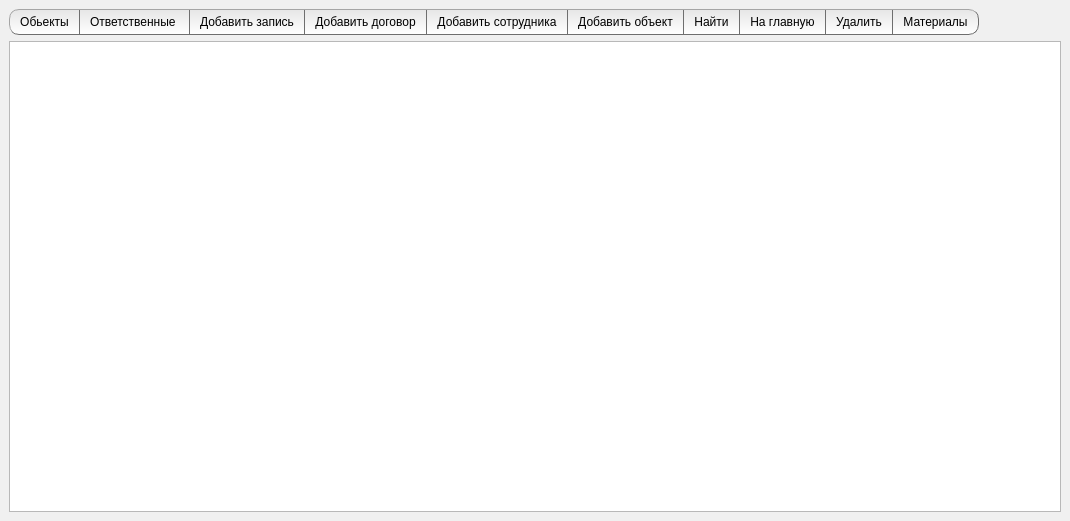
<?xml version="1.0" encoding="UTF-8"?>
<ui version="4.0">
 <class>MainWindow</class>
 <widget class="QMainWindow" name="MainWindow">
  <property name="geometry">
   <rect>
    <x>0</x>
    <y>0</y>
    <width>1070</width>
    <height>521</height>
   </rect>
  </property>
  <property name="windowTitle">
   <string>Учет материалов</string>
  </property>
  <property name="styleSheet">
   <string notr="true">QMainWindow {
	background-color: rgb(240, 240, 240);
}</string>
  </property>
  <widget class="QWidget" name="centralwidget">
   <layout class="QVBoxLayout" name="verticalLayout">
    <item>
     <layout class="QHBoxLayout" name="horizontalLayout">
      <property name="spacing">
       <number>0</number>
      </property>
      <item>
       <widget class="QPushButton" name="pushButton_7">
        <property name="sizePolicy">
         <sizepolicy hsizetype="Fixed" vsizetype="Fixed">
          <horstretch>0</horstretch>
          <verstretch>0</verstretch>
         </sizepolicy>
        </property>
        <property name="minimumSize">
         <size>
          <width>0</width>
          <height>0</height>
         </size>
        </property>
        <property name="maximumSize">
         <size>
          <width>16777215</width>
          <height>16777215</height>
         </size>
        </property>
        <property name="cursor">
         <cursorShape>PointingHandCursor</cursorShape>
        </property>
        <property name="styleSheet">
         <string notr="true">QPushButton {
	padding-top: 5px;
	padding-bottom: 5px;
	padding-left: 10px;
	padding-right: 10px;
    background-color:  qlineargradient(spread:pad, x1:1, y1:0, x2:1, y2:1, stop:0 rgba(230, 230, 230, 255), stop:1 rgba(255, 255, 255, 255));
    border-style: outset;
    border-top-left-radius: 10;
    border-bottom-left-radius: 10;
    border-width: 1px;
    border-color: rgb(110, 110, 110);
}

QPushButton:hover {
    background-color:rgb(220,220,220);
 }

QPushButton:pressed {
    background-color:rgb(200,200,200);
 }</string>
        </property>
        <property name="text">
         <string>Обьекты</string>
        </property>
       </widget>
      </item>
      <item>
       <widget class="QPushButton" name="pushButton_8">
        <property name="sizePolicy">
         <sizepolicy hsizetype="Fixed" vsizetype="Fixed">
          <horstretch>0</horstretch>
          <verstretch>0</verstretch>
         </sizepolicy>
        </property>
        <property name="minimumSize">
         <size>
          <width>0</width>
          <height>0</height>
         </size>
        </property>
        <property name="maximumSize">
         <size>
          <width>16777215</width>
          <height>16777215</height>
         </size>
        </property>
        <property name="cursor">
         <cursorShape>PointingHandCursor</cursorShape>
        </property>
        <property name="styleSheet">
         <string notr="true">QPushButton {
	padding-top: 5px;
	padding-bottom: 5px;
	padding-left: 10px;
	padding-right: 10px;
    background-color:  qlineargradient(spread:pad, x1:1, y1:0, x2:1, y2:1, stop:0 rgba(230, 230, 230, 255), stop:1 rgba(255, 255, 255, 255));
    border-style: outset;
    border-top-width: 1px;
	border-bottom-width: 1px;
	border-right-width: 1px;
    border-color: rgb(110, 110, 110);
}

QPushButton:hover {
    background-color:rgb(220,220,220);
 }

QPushButton:pressed {
    background-color:rgb(200,200,200);
 }</string>
        </property>
        <property name="text">
         <string>Ответственные </string>
        </property>
       </widget>
      </item>
      <item>
       <widget class="QPushButton" name="pushButton">
        <property name="enabled">
         <bool>true</bool>
        </property>
        <property name="sizePolicy">
         <sizepolicy hsizetype="Fixed" vsizetype="Fixed">
          <horstretch>0</horstretch>
          <verstretch>0</verstretch>
         </sizepolicy>
        </property>
        <property name="minimumSize">
         <size>
          <width>0</width>
          <height>0</height>
         </size>
        </property>
        <property name="maximumSize">
         <size>
          <width>16777215</width>
          <height>16777215</height>
         </size>
        </property>
        <property name="cursor">
         <cursorShape>PointingHandCursor</cursorShape>
        </property>
        <property name="styleSheet">
         <string notr="true">QPushButton {
	padding-top: 5px;
	padding-bottom: 5px;
	padding-left: 10px;
	padding-right: 10px;
    background-color:  qlineargradient(spread:pad, x1:1, y1:0, x2:1, y2:1, stop:0 rgba(230, 230, 230, 255), stop:1 rgba(255, 255, 255, 255));
    border-style: outset;
    border-top-width: 1px;
	border-bottom-width: 1px;
	border-right-width: 1px;
    border-color: rgb(110, 110, 110);
}

QPushButton:hover {
    background-color:rgb(220,220,220);
 }

QPushButton:pressed {
    background-color:rgb(200,200,200);
 }</string>
        </property>
        <property name="text">
         <string>Добавить запись</string>
        </property>
        <property name="autoRepeat">
         <bool>false</bool>
        </property>
       </widget>
      </item>
      <item>
       <widget class="QPushButton" name="pushButton_2">
        <property name="sizePolicy">
         <sizepolicy hsizetype="Fixed" vsizetype="Fixed">
          <horstretch>0</horstretch>
          <verstretch>0</verstretch>
         </sizepolicy>
        </property>
        <property name="minimumSize">
         <size>
          <width>0</width>
          <height>0</height>
         </size>
        </property>
        <property name="maximumSize">
         <size>
          <width>16777215</width>
          <height>16777215</height>
         </size>
        </property>
        <property name="cursor">
         <cursorShape>PointingHandCursor</cursorShape>
        </property>
        <property name="styleSheet">
         <string notr="true">QPushButton {
	padding-top: 5px;
	padding-bottom: 5px;
	padding-left: 10px;
	padding-right: 10px;
    background-color:  qlineargradient(spread:pad, x1:1, y1:0, x2:1, y2:1, stop:0 rgba(230, 230, 230, 255), stop:1 rgba(255, 255, 255, 255));
    border-style: outset;
    border-top-width: 1px;
	border-bottom-width: 1px;
	border-right-width: 1px;
    border-color: rgb(110, 110, 110);
}

QPushButton:hover {
    background-color:rgb(220,220,220);
 }

QPushButton:pressed {
    background-color:rgb(200,200,200);
 }</string>
        </property>
        <property name="text">
         <string>Добавить договор</string>
        </property>
       </widget>
      </item>
      <item>
       <widget class="QPushButton" name="pushButton_9">
        <property name="sizePolicy">
         <sizepolicy hsizetype="Fixed" vsizetype="Fixed">
          <horstretch>0</horstretch>
          <verstretch>0</verstretch>
         </sizepolicy>
        </property>
        <property name="minimumSize">
         <size>
          <width>0</width>
          <height>0</height>
         </size>
        </property>
        <property name="maximumSize">
         <size>
          <width>16777215</width>
          <height>16777215</height>
         </size>
        </property>
        <property name="cursor">
         <cursorShape>PointingHandCursor</cursorShape>
        </property>
        <property name="styleSheet">
         <string notr="true">QPushButton {
	padding-top: 5px;
	padding-bottom: 5px;
	padding-left: 10px;
	padding-right: 10px;
    background-color:  qlineargradient(spread:pad, x1:1, y1:0, x2:1, y2:1, stop:0 rgba(230, 230, 230, 255), stop:1 rgba(255, 255, 255, 255));
    border-style: outset;
    border-top-width: 1px;
	border-bottom-width: 1px;
	border-right-width: 1px;
    border-color: rgb(110, 110, 110);
}

QPushButton:hover {
    background-color:rgb(220,220,220);
 }

QPushButton:pressed {
    background-color:rgb(200,200,200);
 }</string>
        </property>
        <property name="text">
         <string>Добавить сотрудника</string>
        </property>
       </widget>
      </item>
      <item>
       <widget class="QPushButton" name="pushButton_10">
        <property name="sizePolicy">
         <sizepolicy hsizetype="Fixed" vsizetype="Fixed">
          <horstretch>0</horstretch>
          <verstretch>0</verstretch>
         </sizepolicy>
        </property>
        <property name="minimumSize">
         <size>
          <width>0</width>
          <height>0</height>
         </size>
        </property>
        <property name="maximumSize">
         <size>
          <width>16777215</width>
          <height>16777215</height>
         </size>
        </property>
        <property name="cursor">
         <cursorShape>PointingHandCursor</cursorShape>
        </property>
        <property name="styleSheet">
         <string notr="true">QPushButton {
	padding-top: 5px;
	padding-bottom: 5px;
	padding-left: 10px;
	padding-right: 10px;
    background-color:  qlineargradient(spread:pad, x1:1, y1:0, x2:1, y2:1, stop:0 rgba(230, 230, 230, 255), stop:1 rgba(255, 255, 255, 255));
    border-style: outset;
    border-top-width: 1px;
	border-bottom-width: 1px;
	border-right-width: 1px;
    border-color: rgb(110, 110, 110);
}

QPushButton:hover {
    background-color:rgb(220,220,220);
 }

QPushButton:pressed {
    background-color:rgb(200,200,200);
 }</string>
        </property>
        <property name="text">
         <string>Добавить объект</string>
        </property>
       </widget>
      </item>
      <item>
       <widget class="QPushButton" name="pushButton_4">
        <property name="sizePolicy">
         <sizepolicy hsizetype="Fixed" vsizetype="Fixed">
          <horstretch>0</horstretch>
          <verstretch>0</verstretch>
         </sizepolicy>
        </property>
        <property name="minimumSize">
         <size>
          <width>0</width>
          <height>0</height>
         </size>
        </property>
        <property name="maximumSize">
         <size>
          <width>16777215</width>
          <height>16777215</height>
         </size>
        </property>
        <property name="cursor">
         <cursorShape>PointingHandCursor</cursorShape>
        </property>
        <property name="styleSheet">
         <string notr="true">QPushButton {
	padding-top: 5px;
	padding-bottom: 5px;
	padding-left: 10px;
	padding-right: 10px;
    background-color:  qlineargradient(spread:pad, x1:1, y1:0, x2:1, y2:1, stop:0 rgba(230, 230, 230, 255), stop:1 rgba(255, 255, 255, 255));
    border-style: outset;
    border-top-width: 1px;
	border-bottom-width: 1px;
	border-right-width: 1px;
    border-color: rgb(110, 110, 110);
}

QPushButton:hover {
    background-color:rgb(220,220,220);
 }

QPushButton:pressed {
    background-color:rgb(200,200,200);
 }</string>
        </property>
        <property name="text">
         <string>Найти</string>
        </property>
       </widget>
      </item>
      <item>
       <widget class="QPushButton" name="pushButton_5">
        <property name="sizePolicy">
         <sizepolicy hsizetype="Fixed" vsizetype="Fixed">
          <horstretch>0</horstretch>
          <verstretch>0</verstretch>
         </sizepolicy>
        </property>
        <property name="minimumSize">
         <size>
          <width>0</width>
          <height>0</height>
         </size>
        </property>
        <property name="maximumSize">
         <size>
          <width>16777215</width>
          <height>16777215</height>
         </size>
        </property>
        <property name="cursor">
         <cursorShape>PointingHandCursor</cursorShape>
        </property>
        <property name="styleSheet">
         <string notr="true">QPushButton {
	padding-top: 5px;
	padding-bottom: 5px;
	padding-left: 10px;
	padding-right: 10px;
    background-color:  qlineargradient(spread:pad, x1:1, y1:0, x2:1, y2:1, stop:0 rgba(230, 230, 230, 255), stop:1 rgba(255, 255, 255, 255));
    border-style: outset;
    border-top-width: 1px;
	border-bottom-width: 1px;
	border-right-width: 1px;
    border-color: rgb(110, 110, 110);
}

QPushButton:hover {
    background-color:rgb(220,220,220);
 }

QPushButton:pressed {
    background-color:rgb(200,200,200);
 }</string>
        </property>
        <property name="text">
         <string>На главную</string>
        </property>
       </widget>
      </item>
      <item>
       <widget class="QPushButton" name="pushButton_3">
        <property name="sizePolicy">
         <sizepolicy hsizetype="Fixed" vsizetype="Fixed">
          <horstretch>0</horstretch>
          <verstretch>0</verstretch>
         </sizepolicy>
        </property>
        <property name="minimumSize">
         <size>
          <width>0</width>
          <height>0</height>
         </size>
        </property>
        <property name="maximumSize">
         <size>
          <width>16777215</width>
          <height>16777215</height>
         </size>
        </property>
        <property name="cursor">
         <cursorShape>PointingHandCursor</cursorShape>
        </property>
        <property name="styleSheet">
         <string notr="true">QPushButton {
	padding-top: 5px;
	padding-bottom: 5px;
	padding-left: 10px;
	padding-right: 10px;
    background-color:  qlineargradient(spread:pad, x1:1, y1:0, x2:1, y2:1, stop:0 rgba(230, 230, 230, 255), stop:1 rgba(255, 255, 255, 255));
    border-style: outset;
    border-top-width: 1px;
	border-bottom-width: 1px;
	border-right-width: 1px;
    border-color: rgb(110, 110, 110);
}

QPushButton:hover {
    background-color:rgb(220,220,220);
 }

QPushButton:pressed {
    background-color:rgb(200,200,200);
 }</string>
        </property>
        <property name="text">
         <string>Удалить</string>
        </property>
       </widget>
      </item>
      <item>
       <widget class="QPushButton" name="pushButton_6">
        <property name="sizePolicy">
         <sizepolicy hsizetype="Fixed" vsizetype="Fixed">
          <horstretch>0</horstretch>
          <verstretch>0</verstretch>
         </sizepolicy>
        </property>
        <property name="minimumSize">
         <size>
          <width>0</width>
          <height>0</height>
         </size>
        </property>
        <property name="maximumSize">
         <size>
          <width>16777215</width>
          <height>16777215</height>
         </size>
        </property>
        <property name="cursor">
         <cursorShape>PointingHandCursor</cursorShape>
        </property>
        <property name="styleSheet">
         <string notr="true">QPushButton {
	padding-top: 5px;
	padding-bottom: 5px;
	padding-left: 10px;
	padding-right: 10px;
    background-color:  qlineargradient(spread:pad, x1:1, y1:0, x2:1, y2:1, stop:0 rgba(230, 230, 230, 255), stop:1 rgba(255, 255, 255, 255));
    border-style: outset;
    border-top-right-radius: 10;
    border-bottom-right-radius: 10;
    border-width: 1px;
	border-left-width: 0px;
    border-color: rgb(110, 110, 110);
}

QPushButton:hover {
    background-color:rgb(220,220,220);
 }

QPushButton:pressed {
    background-color:rgb(200,200,200);
 }</string>
        </property>
        <property name="text">
         <string>Материалы</string>
        </property>
       </widget>
      </item>
      <item>
       <spacer name="horizontalSpacer">
        <property name="orientation">
         <enum>Qt::Horizontal</enum>
        </property>
        <property name="sizeHint" stdset="0">
         <size>
          <width>40</width>
          <height>20</height>
         </size>
        </property>
       </spacer>
      </item>
     </layout>
    </item>
    <item>
     <widget class="QTableWidget" name="tableWidget">
      <property name="minimumSize">
       <size>
        <width>0</width>
        <height>0</height>
       </size>
      </property>
      <property name="styleSheet">
       <string notr="true">gridline-color: rgb(160, 160, 160);
selection-background-color: rgb(230, 230, 230);
selection-color: rgb(0, 0, 0);</string>
      </property>
      <property name="frameShape">
       <enum>QFrame::StyledPanel</enum>
      </property>
      <property name="frameShadow">
       <enum>QFrame::Plain</enum>
      </property>
      <property name="lineWidth">
       <number>1</number>
      </property>
      <property name="midLineWidth">
       <number>0</number>
      </property>
      <property name="gridStyle">
       <enum>Qt::CustomDashLine</enum>
      </property>
      <property name="sortingEnabled">
       <bool>false</bool>
      </property>
      <attribute name="horizontalHeaderVisible">
       <bool>true</bool>
      </attribute>
      <attribute name="verticalHeaderVisible">
       <bool>false</bool>
      </attribute>
     </widget>
    </item>
   </layout>
  </widget>
 </widget>
 <resources/>
 <connections>
  <connection>
   <sender>pushButton</sender>
   <signal>clicked()</signal>
   <receiver>tableWidget</receiver>
   <slot>clear()</slot>
   <hints>
    <hint type="sourcelabel">
     <x>562</x>
     <y>478</y>
    </hint>
    <hint type="destinationlabel">
     <x>441</x>
     <y>446</y>
    </hint>
   </hints>
  </connection>
 </connections>
</ui>
